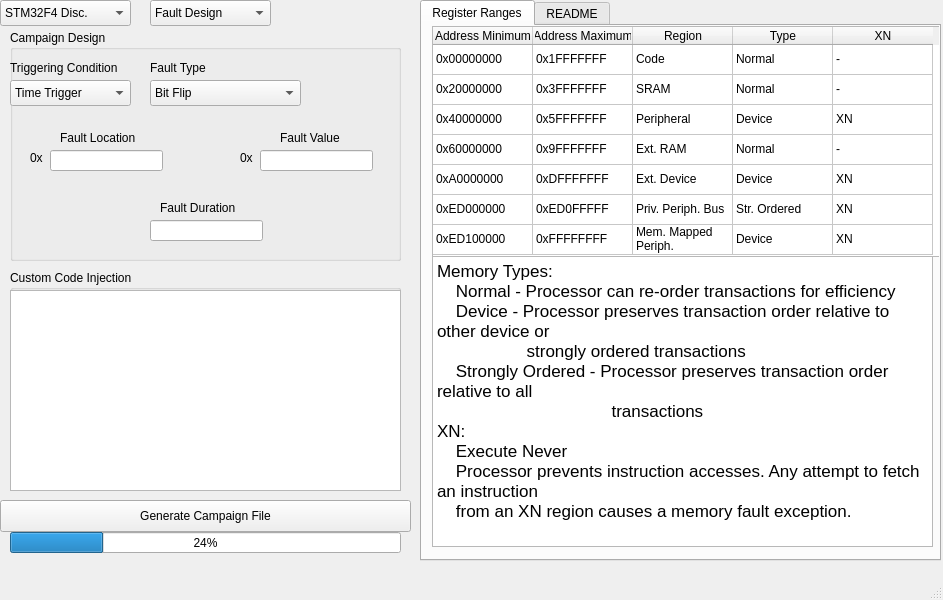
<?xml version="1.0" encoding="UTF-8"?>
<ui version="4.0">
 <class>MainWindow</class>
 <widget class="QMainWindow" name="MainWindow">
  <property name="geometry">
   <rect>
    <x>0</x>
    <y>0</y>
    <width>943</width>
    <height>600</height>
   </rect>
  </property>
  <property name="windowTitle">
   <string>Injection GUI</string>
  </property>
  <widget class="QWidget" name="centralwidget">
   <widget class="QTabWidget" name="tabWidget">
    <property name="geometry">
     <rect>
      <x>420</x>
      <y>0</y>
      <width>521</width>
      <height>561</height>
     </rect>
    </property>
    <property name="currentIndex">
     <number>0</number>
    </property>
    <widget class="QWidget" name="tab">
     <attribute name="title">
      <string>Register Ranges</string>
     </attribute>
     <widget class="QTableWidget" name="tableWidget">
      <property name="geometry">
       <rect>
        <x>10</x>
        <y>0</y>
        <width>511</width>
        <height>231</height>
       </rect>
      </property>
      <property name="sizeAdjustPolicy">
       <enum>QAbstractScrollArea::AdjustToContents</enum>
      </property>
      <attribute name="horizontalHeaderVisible">
       <bool>true</bool>
      </attribute>
      <attribute name="horizontalHeaderCascadingSectionResizes">
       <bool>false</bool>
      </attribute>
      <attribute name="horizontalHeaderMinimumSectionSize">
       <number>5</number>
      </attribute>
      <attribute name="horizontalHeaderShowSortIndicator" stdset="0">
       <bool>false</bool>
      </attribute>
      <attribute name="horizontalHeaderStretchLastSection">
       <bool>false</bool>
      </attribute>
      <attribute name="verticalHeaderVisible">
       <bool>false</bool>
      </attribute>
      <attribute name="verticalHeaderStretchLastSection">
       <bool>false</bool>
      </attribute>
      <row>
       <property name="text">
        <string>.</string>
       </property>
      </row>
      <row>
       <property name="text">
        <string>.</string>
       </property>
      </row>
      <row>
       <property name="text">
        <string>.</string>
       </property>
      </row>
      <row>
       <property name="text">
        <string>.</string>
       </property>
      </row>
      <row>
       <property name="text">
        <string>.</string>
       </property>
      </row>
      <row>
       <property name="text">
        <string>.</string>
       </property>
      </row>
      <row>
       <property name="text">
        <string>.</string>
       </property>
      </row>
      <column>
       <property name="text">
        <string>Address Minimum</string>
       </property>
      </column>
      <column>
       <property name="text">
        <string>Address Maximum</string>
       </property>
      </column>
      <column>
       <property name="text">
        <string>Region</string>
       </property>
      </column>
      <column>
       <property name="text">
        <string>Type</string>
       </property>
      </column>
      <column>
       <property name="text">
        <string>XN</string>
       </property>
      </column>
      <item row="0" column="0">
       <property name="text">
        <string>0x00000000</string>
       </property>
      </item>
      <item row="0" column="1">
       <property name="text">
        <string>0x1FFFFFFF</string>
       </property>
      </item>
      <item row="0" column="2">
       <property name="text">
        <string>Code</string>
       </property>
      </item>
      <item row="0" column="3">
       <property name="text">
        <string>Normal</string>
       </property>
      </item>
      <item row="0" column="4">
       <property name="text">
        <string>-</string>
       </property>
      </item>
      <item row="1" column="0">
       <property name="text">
        <string>0x20000000</string>
       </property>
      </item>
      <item row="1" column="1">
       <property name="text">
        <string>0x3FFFFFFF</string>
       </property>
      </item>
      <item row="1" column="2">
       <property name="text">
        <string>SRAM</string>
       </property>
      </item>
      <item row="1" column="3">
       <property name="text">
        <string>Normal</string>
       </property>
      </item>
      <item row="1" column="4">
       <property name="text">
        <string>-</string>
       </property>
      </item>
      <item row="2" column="0">
       <property name="text">
        <string>0x40000000</string>
       </property>
      </item>
      <item row="2" column="1">
       <property name="text">
        <string>0x5FFFFFFF</string>
       </property>
      </item>
      <item row="2" column="2">
       <property name="text">
        <string>Peripheral</string>
       </property>
      </item>
      <item row="2" column="3">
       <property name="text">
        <string>Device</string>
       </property>
      </item>
      <item row="2" column="4">
       <property name="text">
        <string>XN</string>
       </property>
      </item>
      <item row="3" column="0">
       <property name="text">
        <string>0x60000000</string>
       </property>
      </item>
      <item row="3" column="1">
       <property name="text">
        <string>0x9FFFFFFF</string>
       </property>
      </item>
      <item row="3" column="2">
       <property name="text">
        <string>Ext. RAM</string>
       </property>
      </item>
      <item row="3" column="3">
       <property name="text">
        <string>Normal</string>
       </property>
      </item>
      <item row="3" column="4">
       <property name="text">
        <string>-</string>
       </property>
      </item>
      <item row="4" column="0">
       <property name="text">
        <string>0xA0000000</string>
       </property>
      </item>
      <item row="4" column="1">
       <property name="text">
        <string>0xDFFFFFFF</string>
       </property>
      </item>
      <item row="4" column="2">
       <property name="text">
        <string>Ext. Device</string>
       </property>
      </item>
      <item row="4" column="3">
       <property name="text">
        <string>Device</string>
       </property>
      </item>
      <item row="4" column="4">
       <property name="text">
        <string>XN</string>
       </property>
      </item>
      <item row="5" column="0">
       <property name="text">
        <string>0xED000000</string>
       </property>
      </item>
      <item row="5" column="1">
       <property name="text">
        <string>0xED0FFFFF</string>
       </property>
      </item>
      <item row="5" column="2">
       <property name="text">
        <string>Priv. Periph. Bus</string>
       </property>
      </item>
      <item row="5" column="3">
       <property name="text">
        <string>Str. Ordered</string>
       </property>
      </item>
      <item row="5" column="4">
       <property name="text">
        <string>XN</string>
       </property>
      </item>
      <item row="6" column="0">
       <property name="text">
        <string>0xED100000</string>
       </property>
      </item>
      <item row="6" column="1">
       <property name="text">
        <string>0xFFFFFFFF</string>
       </property>
      </item>
      <item row="6" column="2">
       <property name="text">
        <string>Mem. Mapped Periph.</string>
       </property>
      </item>
      <item row="6" column="3">
       <property name="text">
        <string>Device</string>
       </property>
      </item>
      <item row="6" column="4">
       <property name="text">
        <string>XN</string>
       </property>
      </item>
     </widget>
     <widget class="QTextBrowser" name="textBrowser_2">
      <property name="geometry">
       <rect>
        <x>10</x>
        <y>230</y>
        <width>501</width>
        <height>291</height>
       </rect>
      </property>
      <property name="html">
       <string>&lt;!DOCTYPE HTML PUBLIC &quot;-//W3C//DTD HTML 4.0//EN&quot; &quot;http://www.w3.org/TR/REC-html40/strict.dtd&quot;&gt;
&lt;html&gt;&lt;head&gt;&lt;meta name=&quot;qrichtext&quot; content=&quot;1&quot; /&gt;&lt;style type=&quot;text/css&quot;&gt;
p, li { white-space: pre-wrap; }
&lt;/style&gt;&lt;/head&gt;&lt;body style=&quot; font-family:'MS Shell Dlg 2'; font-size:8.25pt; font-weight:400; font-style:normal;&quot;&gt;
&lt;p style=&quot; margin-top:0px; margin-bottom:0px; margin-left:0px; margin-right:0px; -qt-block-indent:0; text-indent:0px;&quot;&gt;&lt;span style=&quot; font-family:'.AppleSystemUIFont'; font-size:13pt;&quot;&gt;Memory Types:&lt;/span&gt;&lt;/p&gt;
&lt;p style=&quot; margin-top:0px; margin-bottom:0px; margin-left:0px; margin-right:0px; -qt-block-indent:0; text-indent:0px;&quot;&gt;&lt;span style=&quot; font-family:'.AppleSystemUIFont'; font-size:13pt;&quot;&gt;    Normal - Processor can re-order transactions for efficiency&lt;/span&gt;&lt;/p&gt;
&lt;p style=&quot; margin-top:0px; margin-bottom:0px; margin-left:0px; margin-right:0px; -qt-block-indent:0; text-indent:0px;&quot;&gt;&lt;span style=&quot; font-family:'.AppleSystemUIFont'; font-size:13pt;&quot;&gt;    Device - Processor preserves transaction order relative to other device or &lt;/span&gt;&lt;/p&gt;
&lt;p style=&quot; margin-top:0px; margin-bottom:0px; margin-left:0px; margin-right:0px; -qt-block-indent:0; text-indent:0px;&quot;&gt;&lt;span style=&quot; font-family:'.AppleSystemUIFont'; font-size:13pt;&quot;&gt;                   strongly ordered transactions&lt;/span&gt;&lt;/p&gt;
&lt;p style=&quot; margin-top:0px; margin-bottom:0px; margin-left:0px; margin-right:0px; -qt-block-indent:0; text-indent:0px;&quot;&gt;&lt;span style=&quot; font-family:'.AppleSystemUIFont'; font-size:13pt;&quot;&gt;    Strongly Ordered - Processor preserves transaction order relative to all &lt;/span&gt;&lt;/p&gt;
&lt;p style=&quot; margin-top:0px; margin-bottom:0px; margin-left:0px; margin-right:0px; -qt-block-indent:0; text-indent:0px;&quot;&gt;&lt;span style=&quot; font-family:'.AppleSystemUIFont'; font-size:13pt;&quot;&gt;                                     transactions&lt;/span&gt;&lt;/p&gt;
&lt;p style=&quot; margin-top:0px; margin-bottom:0px; margin-left:0px; margin-right:0px; -qt-block-indent:0; text-indent:0px;&quot;&gt;&lt;span style=&quot; font-family:'.AppleSystemUIFont'; font-size:13pt;&quot;&gt;XN:&lt;/span&gt;&lt;/p&gt;
&lt;p style=&quot; margin-top:0px; margin-bottom:0px; margin-left:0px; margin-right:0px; -qt-block-indent:0; text-indent:0px;&quot;&gt;&lt;span style=&quot; font-family:'.AppleSystemUIFont'; font-size:13pt;&quot;&gt;    Execute Never&lt;/span&gt;&lt;/p&gt;
&lt;p style=&quot; margin-top:0px; margin-bottom:0px; margin-left:0px; margin-right:0px; -qt-block-indent:0; text-indent:0px;&quot;&gt;&lt;span style=&quot; font-family:'.AppleSystemUIFont'; font-size:13pt;&quot;&gt;    Processor prevents instruction accesses. Any attempt to fetch an instruction &lt;/span&gt;&lt;/p&gt;
&lt;p style=&quot; margin-top:0px; margin-bottom:0px; margin-left:0px; margin-right:0px; -qt-block-indent:0; text-indent:0px;&quot;&gt;&lt;span style=&quot; font-family:'.AppleSystemUIFont'; font-size:13pt;&quot;&gt;    from an XN region causes a memory fault exception. &lt;/span&gt;&lt;/p&gt;&lt;/body&gt;&lt;/html&gt;</string>
      </property>
     </widget>
    </widget>
    <widget class="QWidget" name="tab_2">
     <attribute name="title">
      <string>README</string>
     </attribute>
     <widget class="QTextBrowser" name="textBrowser">
      <property name="geometry">
       <rect>
        <x>0</x>
        <y>0</y>
        <width>521</width>
        <height>531</height>
       </rect>
      </property>
      <property name="html">
       <string>&lt;!DOCTYPE HTML PUBLIC &quot;-//W3C//DTD HTML 4.0//EN&quot; &quot;http://www.w3.org/TR/REC-html40/strict.dtd&quot;&gt;
&lt;html&gt;&lt;head&gt;&lt;meta name=&quot;qrichtext&quot; content=&quot;1&quot; /&gt;&lt;style type=&quot;text/css&quot;&gt;
p, li { white-space: pre-wrap; }
&lt;/style&gt;&lt;/head&gt;&lt;body style=&quot; font-family:'MS Shell Dlg 2'; font-size:8.25pt; font-weight:400; font-style:normal;&quot;&gt;
&lt;p style=&quot; margin-top:0px; margin-bottom:0px; margin-left:0px; margin-right:0px; -qt-block-indent:0; text-indent:0px;&quot;&gt;&lt;span style=&quot; font-family:'.AppleSystemUIFont'; font-size:13pt;&quot;&gt;*Insert Instructions for use after completion here*&lt;/span&gt;&lt;/p&gt;&lt;/body&gt;&lt;/html&gt;</string>
      </property>
     </widget>
    </widget>
   </widget>
   <widget class="QPushButton" name="pushButton">
    <property name="geometry">
     <rect>
      <x>0</x>
      <y>500</y>
      <width>411</width>
      <height>32</height>
     </rect>
    </property>
    <property name="toolTipDuration">
     <number>-12</number>
    </property>
    <property name="text">
     <string>Generate Campaign File</string>
    </property>
   </widget>
   <widget class="QProgressBar" name="progressBar">
    <property name="geometry">
     <rect>
      <x>10</x>
      <y>532</y>
      <width>391</width>
      <height>21</height>
     </rect>
    </property>
    <property name="value">
     <number>24</number>
    </property>
   </widget>
   <widget class="QComboBox" name="comboBox">
    <property name="geometry">
     <rect>
      <x>0</x>
      <y>0</y>
      <width>131</width>
      <height>26</height>
     </rect>
    </property>
    <property name="baseSize">
     <size>
      <width>0</width>
      <height>0</height>
     </size>
    </property>
    <property name="currentText">
     <string>STM32F4 Disc.</string>
    </property>
    <property name="currentIndex">
     <number>0</number>
    </property>
    <item>
     <property name="text">
      <string>STM32F4 Disc.</string>
     </property>
    </item>
    <item>
     <property name="text">
      <string>STM32F4 Dev.</string>
     </property>
    </item>
    <item>
     <property name="text">
      <string>FPGA</string>
     </property>
    </item>
   </widget>
   <widget class="QGroupBox" name="groupBox">
    <property name="geometry">
     <rect>
      <x>10</x>
      <y>30</y>
      <width>391</width>
      <height>231</height>
     </rect>
    </property>
    <property name="title">
     <string>Campaign Design</string>
    </property>
    <widget class="QComboBox" name="comboBox_2">
     <property name="geometry">
      <rect>
       <x>0</x>
       <y>50</y>
       <width>121</width>
       <height>26</height>
      </rect>
     </property>
     <item>
      <property name="text">
       <string>Time Trigger</string>
      </property>
     </item>
     <item>
      <property name="text">
       <string>Breakpoint</string>
      </property>
     </item>
     <item>
      <property name="text">
       <string>Watchpoint</string>
      </property>
     </item>
    </widget>
    <widget class="QLabel" name="label">
     <property name="geometry">
      <rect>
       <x>0</x>
       <y>30</y>
       <width>131</width>
       <height>16</height>
      </rect>
     </property>
     <property name="text">
      <string>Triggering Condition</string>
     </property>
    </widget>
    <widget class="QComboBox" name="comboBox_3">
     <property name="geometry">
      <rect>
       <x>140</x>
       <y>50</y>
       <width>151</width>
       <height>26</height>
      </rect>
     </property>
     <property name="currentIndex">
      <number>0</number>
     </property>
     <item>
      <property name="text">
       <string>Bit Flip</string>
      </property>
     </item>
     <item>
      <property name="text">
       <string>Stuck at</string>
      </property>
     </item>
     <item>
      <property name="text">
       <string>Pointer Redirection</string>
      </property>
     </item>
    </widget>
    <widget class="QLabel" name="label_2">
     <property name="geometry">
      <rect>
       <x>140</x>
       <y>30</y>
       <width>81</width>
       <height>16</height>
      </rect>
     </property>
     <property name="text">
      <string>Fault Type</string>
     </property>
    </widget>
    <widget class="QLineEdit" name="lineEdit">
     <property name="geometry">
      <rect>
       <x>40</x>
       <y>120</y>
       <width>113</width>
       <height>21</height>
      </rect>
     </property>
    </widget>
    <widget class="QLineEdit" name="lineEdit_2">
     <property name="geometry">
      <rect>
       <x>250</x>
       <y>120</y>
       <width>113</width>
       <height>21</height>
      </rect>
     </property>
    </widget>
    <widget class="QLineEdit" name="lineEdit_3">
     <property name="geometry">
      <rect>
       <x>140</x>
       <y>190</y>
       <width>113</width>
       <height>21</height>
      </rect>
     </property>
    </widget>
    <widget class="QLabel" name="label_3">
     <property name="geometry">
      <rect>
       <x>50</x>
       <y>100</y>
       <width>91</width>
       <height>16</height>
      </rect>
     </property>
     <property name="text">
      <string>Fault Location</string>
     </property>
    </widget>
    <widget class="QLabel" name="label_4">
     <property name="geometry">
      <rect>
       <x>270</x>
       <y>100</y>
       <width>71</width>
       <height>16</height>
      </rect>
     </property>
     <property name="text">
      <string>Fault Value</string>
     </property>
    </widget>
    <widget class="QLabel" name="label_5">
     <property name="geometry">
      <rect>
       <x>150</x>
       <y>170</y>
       <width>91</width>
       <height>16</height>
      </rect>
     </property>
     <property name="text">
      <string>Fault Duration</string>
     </property>
    </widget>
    <widget class="QLabel" name="label_6">
     <property name="geometry">
      <rect>
       <x>20</x>
       <y>120</y>
       <width>21</width>
       <height>16</height>
      </rect>
     </property>
     <property name="text">
      <string>0x</string>
     </property>
    </widget>
    <widget class="QLabel" name="label_7">
     <property name="geometry">
      <rect>
       <x>230</x>
       <y>120</y>
       <width>21</width>
       <height>16</height>
      </rect>
     </property>
     <property name="text">
      <string>0x</string>
     </property>
    </widget>
   </widget>
   <widget class="QGroupBox" name="groupBox_2">
    <property name="geometry">
     <rect>
      <x>10</x>
      <y>270</y>
      <width>391</width>
      <height>221</height>
     </rect>
    </property>
    <property name="title">
     <string>Custom Code Injection</string>
    </property>
    <widget class="QPlainTextEdit" name="plainTextEdit">
     <property name="geometry">
      <rect>
       <x>0</x>
       <y>20</y>
       <width>391</width>
       <height>201</height>
      </rect>
     </property>
    </widget>
   </widget>
   <widget class="QComboBox" name="comboBox_4">
    <property name="geometry">
     <rect>
      <x>150</x>
      <y>0</y>
      <width>121</width>
      <height>26</height>
     </rect>
    </property>
    <item>
     <property name="text">
      <string>Fault Design</string>
     </property>
    </item>
    <item>
     <property name="text">
      <string>Custom Code</string>
     </property>
    </item>
   </widget>
  </widget>
  <widget class="QMenuBar" name="menubar">
   <property name="geometry">
    <rect>
     <x>0</x>
     <y>0</y>
     <width>943</width>
     <height>21</height>
    </rect>
   </property>
  </widget>
  <widget class="QStatusBar" name="statusbar"/>
 </widget>
 <resources/>
 <connections>
  <connection>
   <sender>comboBox</sender>
   <signal>currentIndexChanged(int)</signal>
   <receiver>tabWidget</receiver>
   <slot>setCurrentIndex(int)</slot>
   <hints>
    <hint type="sourcelabel">
     <x>73</x>
     <y>31</y>
    </hint>
    <hint type="destinationlabel">
     <x>480</x>
     <y>31</y>
    </hint>
   </hints>
  </connection>
 </connections>
</ui>
